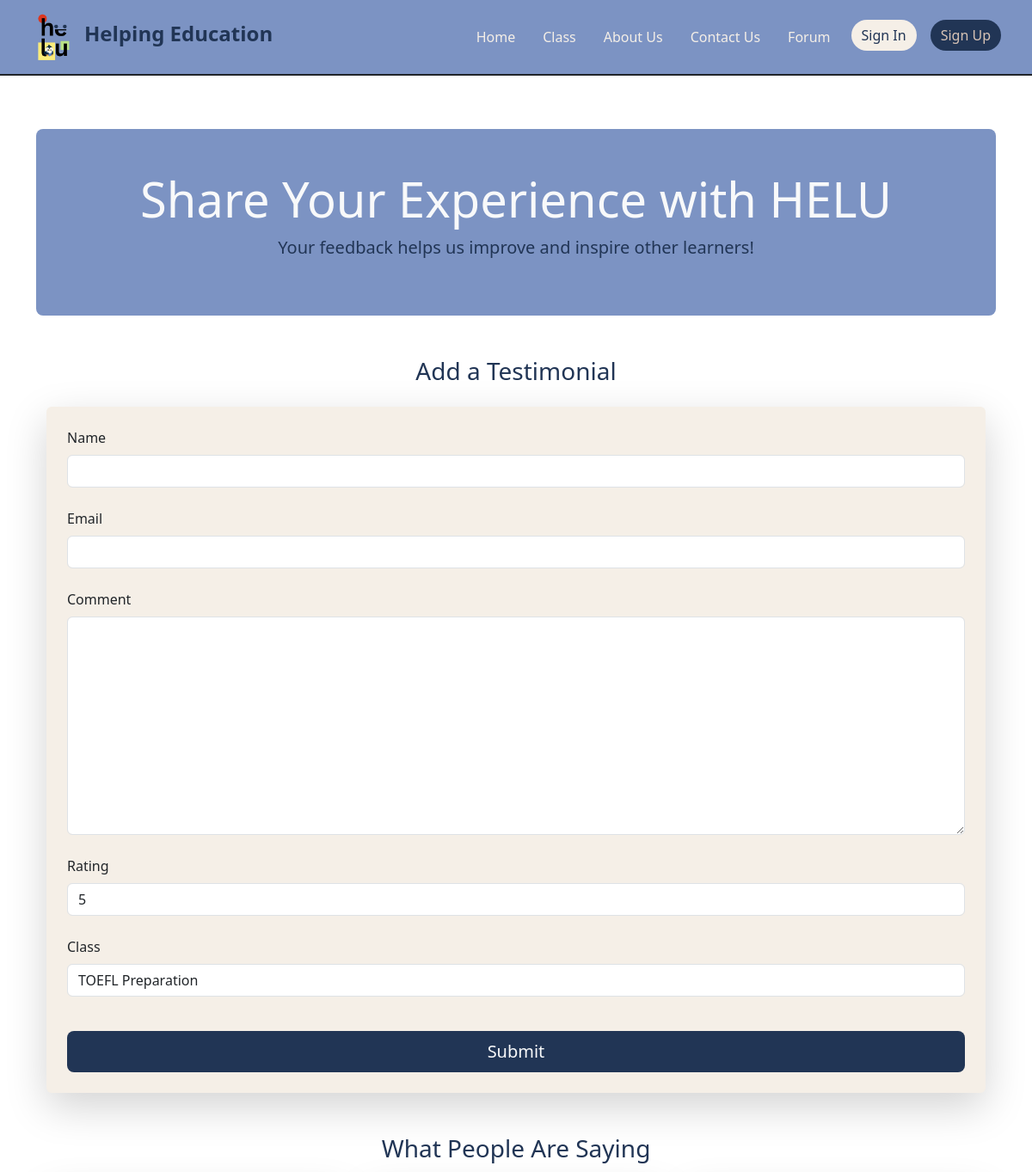
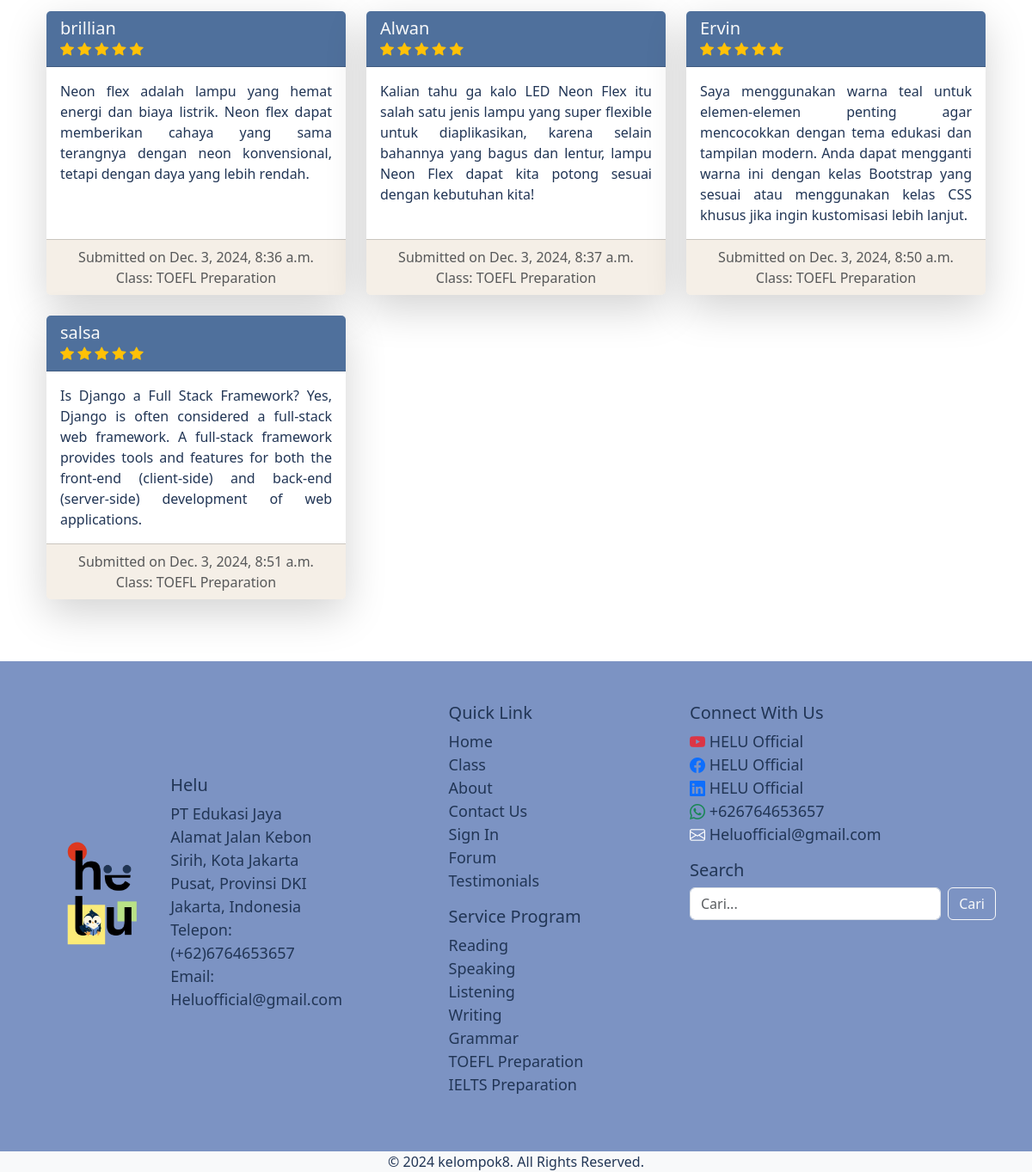
Screenshot of /otherPage/ with the database file from the repository (2 pictures, top to bottom).
### testiomonials/models.py (models this page shows, shortened)
class Testimonial(models.Model):
    name = models.CharField(max_length=100)
    email = models.EmailField()
    comment = models.TextField()
    rating = models.PositiveSmallIntegerField(default=5)  # Rating antara 1-5
    created_at = models.DateTimeField(auto_now_add=True)
    class_name = models.CharField(max_length=100, choices=CLASS_CHOICES, default='TOEFL Preparation')  # Menambahkan default

### testiomonials/views.py (the view)
# urls.py: path('otherPage/',other.comments,name='other_Page'),
def comments(request):
    testimonials = Testimonial.objects.all()
    if request.method == 'POST':
        form = TestimonialForm(request.POST)
        if form.is_valid():
            form.save()
            return redirect('testimonials')  # Redirect ke halaman index setelah submit
    else:
        form = TestimonialForm()
    return render(request, 'testimonials.html', {'form': form, 'testimonials': testimonials})

### testiomonials/forms.py
class TestimonialForm(forms.ModelForm):
    class Meta:
        model = Testimonial
        fields = ['name', 'email', 'comment', 'rating', 'class_name']
        widgets = {
            'rating': forms.NumberInput(attrs={'min': 1, 'max': 5, 'class': 'form-control'}),
            'name': forms.TextInput(attrs={'class': 'form-control'}),
            'email': forms.EmailInput(attrs={'class': 'form-control'}),
            'comment': forms.Textarea(attrs={'class': 'form-control'}),
            'class_name': forms.Select(attrs={'class': 'form-control'}),
        }

### classPage/context_processors.py (called while the page is built)
def global_testimonials(request):
    return {
        'global_testimonials': Testimonial.objects.all()
    }

### templates/testimonials.html (shortened to what this page needs)
{% extends 'base.html' %}
{% block content %}
<main class="container">
    <section class="bg-medium-dark text-light text-center py-5 rounded-3" style="margin-top: 150px;">
        <h2 class="display-4">Share Your Experience with HELU</h2>
        <p class="lead">Your feedback helps us improve and inspire other learners!</p>
    </section>
    <section id="add-testimonial" class="container my-5">
        <h3 class="text-center mb-4 color-dark">Add a Testimonial</h3>
        <form method="POST" class="bg-light1 p-4 rounded shadow-lg">
            <div class="mb-4">
                <label for="name" class="form-label">Name</label>
                {{ form.name }}
            </div>
            <div class="mb-4">
                <label for="email" class="form-label">Email</label>
                {{ form.email }}
            </div>
            <div class="mb-4">
                <label for="comment" class="form-label">Comment</label>
                {{ form.comment }}
            </div>
            <div class="mb-4">
                <label for="rating" class="form-label">Rating</label>
                {{ form.rating }}
            </div>
            <div class="mb-4">
                <label for="class_name" class="form-label">Class</label>
                {{ form.class_name }}
            </div>
            <button type="submit" class="btn bg-dark1 text-light btn-lg w-100 btn-hover mt-3">Submit</button>
        </form>
    </section>
    <section class="container my-5">
        <h3 class="text-center mb-4 color-dark">What People Are Saying</h3>
        <div class="row">
            {% for testimonial in testimonials %}
                <div class="col-md-4 mb-4">
                    <div class="card h-100 shadow-lg border-0 rounded">
                        <div class="card-header bg-medium-dark2 text-light">
                            <h5 class="card-title mb-0">{{ testimonial.name }}</h5>
                            <div>
                                {% for i in "12345"|slice:":5" %}
                                    {% if forloop.counter <= testimonial.rating %}
                                        <i class="bi bi-star-fill text-warning"></i>
                                    {% else %}
                                        <i class="bi bi-star text-warning"></i>
                                    {% endif %}
                                {% endfor %}
                            </div>
                        </div>
                        <div class="card-body">
                            <p class="card-text text-justify">{{ testimonial.comment }}</p>
                        </div>
                        <div class="card-footer bg-light1 text-muted text-sm text-center">
                            Submitted on {{ testimonial.created_at }}<br>
                            Class: {{ testimonial.class_name }}
                        </div>
                    </div>
                </div>
            {% endfor %}
        </div>
    </section>
</main>
{% endblock content %}

### static/css/custom.css (style rules this page uses)
body { background-color: #fff; }
.text-justify { text-align: justify; }
.bg-dark1 { background-color: #213555; }
.bg-medium-dark { background-color: #7C93C3; }
.bg-medium-dark2 { background-color: #4f709c; }
.bg-light1 { background-color: #f5efe7; }
.color-dark { color: #213555; }
.footer h5,p { color: #213555 !important; }

### rows the page displays
Testimonial: name "brillian", rating 5 (drawn), comment "Neon flex adalah lampu yang hemat energi dan biaya listrik. Neon flex dapat memberikan cahaya yang sama terangnya dengan neon konvensional, tetapi dengan daya yang lebih rendah.", created_at "Dec. 3, 2024, 8:36 a.m.", class_name "TOEFL Preparation"
Testimonial: name "Alwan", rating 5 (drawn), comment "Kalian tahu ga kalo LED Neon Flex itu salah satu jenis lampu yang super flexible untuk diaplikasikan, karena selain bahannya yang bagus dan lentur, lampu Neon Flex dapat kita potong sesuai dengan kebutuhan kita!", created_at "Dec. 3, 2024, 8:37 a.m.", class_name "TOEFL Preparation"
Testimonial: name "Ervin", rating 5 (drawn), comment "Saya menggunakan warna teal untuk elemen-elemen penting agar mencocokkan dengan tema edukasi dan tampilan modern. Anda dapat mengganti warna ini dengan kelas Bootstrap yang sesuai atau menggunakan kelas CSS khusus jika ingin kustomisasi lebih lanjut.", created_at "Dec. 3, 2024, 8:50 a.m.", class_name "TOEFL Preparation"
Testimonial: name "salsa", rating 5 (drawn), comment "Is Django a Full Stack Framework? Yes, Django is often considered a full-stack web framework. A full-stack framework provides tools and features for both the front-end (client-side) and back-end (server-side) development of web applications.", created_at "Dec. 3, 2024, 8:51 a.m.", class_name "TOEFL Preparation"
